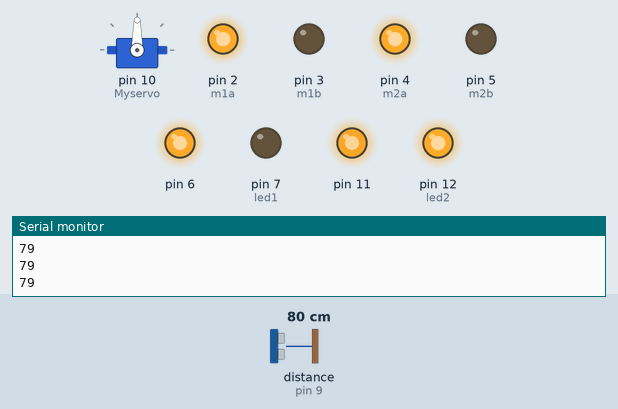
This sketch was run on a simulated Arduino Uno, built with avr-gcc and run on an emulated ATmega328P. On the bench: servo, output pins drawn as LEDs (lit = HIGH), the last lines printed to the serial monitor. Wiring (inferred from the names in the program): ultrasonic range finder: trigger pin 8; echo pin 9. Dashed ring = blinking. Inputs (shaded band) come from the test bench; at power-on: distance to the obstacle (sensor on pin 9) 80 cm. The echo pulse lasts 58.3 µs per cm; pins used as bus, display or sensor lines are not drawn.

Above: at 3.59 s.
3.6 s: distance to the obstacle (sensor on pin 9) set to 69 cm
At 3.81 s:
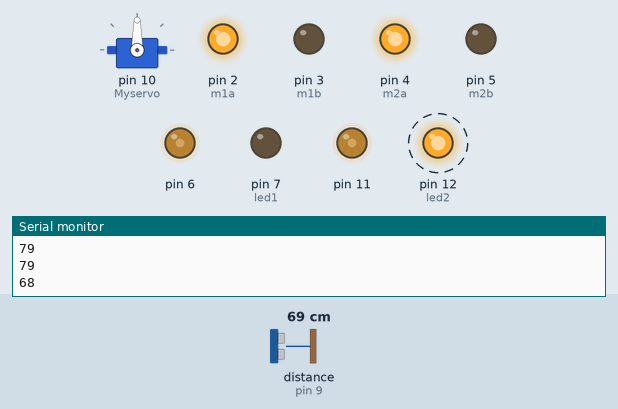
6.6 s: distance to the obstacle (sensor on pin 9) set to 62 cm
At 6.83 s:
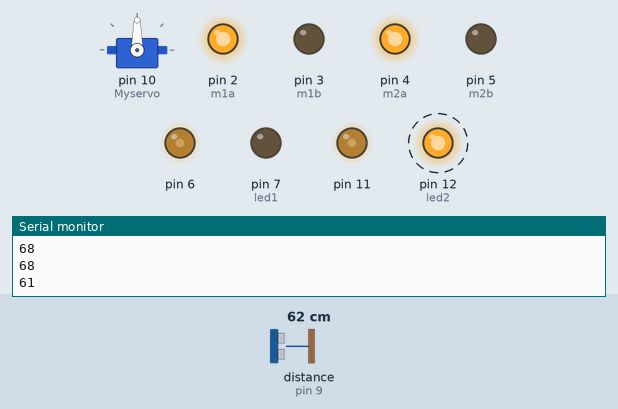
9.6 s: distance to the obstacle (sensor on pin 9) set to 55 cm
At 12.2 s:
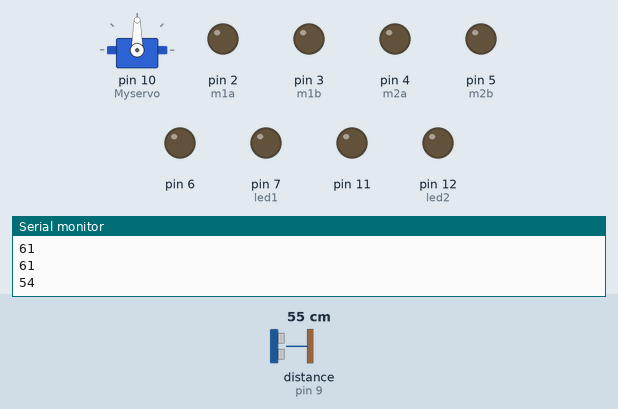
12.6 s: distance to the obstacle (sensor on pin 9) set to 4 cm
15.6 s: distance to the obstacle (sensor on pin 9) set to 2 cm
Timing chart, 0 to 19.6 s (numbered marks = the images above; inputs shaded):
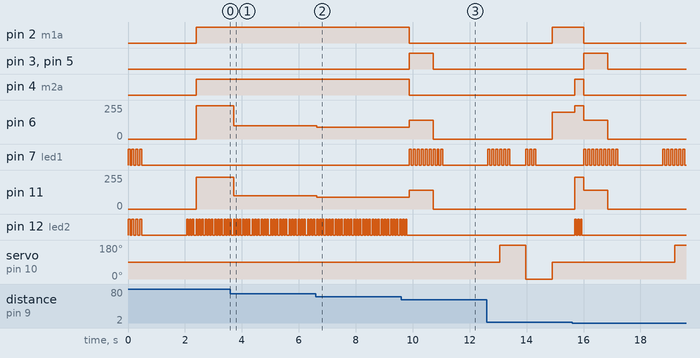

Measured:
- the behaviour switches between 72 and 71 cm on distance to the obstacle (sensor on pin 9) (found by bisection; images 0 and 1)
- the behaviour switches between 59 and 58 cm on distance to the obstacle (sensor on pin 9) (found by bisection; images 2 and 3)
- after the input at 3.6 s, pin 6: 250/255 → 100/255 after 0.11 s; pin 11: 240/255 → 100/255 after 0.11 s
- after the input at 6.6 s, pin 6, pin 11: 100/255 → 90/255 at once
- after the input at 9.6 s, pin 2 (m1a): HIGH → LOW after 0.27 s; pin 3 (m1b): LOW → HIGH after 0.27 s, → LOW 0.84 s later
- by itself, pin 7 (led1): alternates HIGH for 0.07 s and LOW for 0.07 s, 8 changes in all, then stays LOW

The sketch:

led__obstacle_avoider.ino
```cpp
    #include<Servo.h>
        int flag=1;
      const int trig = 8;
      const int echo = 9;
      int i;
      int m1a = 2;
      int m1b = 3;
      int m2a = 4;
      int m2b = 5;
      int en1 = 6;
      int en2 = 11;
      int duration = 0;
      int dis1=0;
      int dis2=0;
      int distance = 0;
      int led1=7;
      int led2=12;
      //int s = 13;
      //int sread;
      Servo Myservo;
      int pos;
      void setup()
      {
        pinMode(trig , OUTPUT);
        pinMode(echo , INPUT);
        pinMode(2 , OUTPUT);
        pinMode(3 , OUTPUT);
        pinMode(4 , OUTPUT);
        pinMode(5 , OUTPUT);
        pinMode(led1 , OUTPUT);
        pinMode(led2 , OUTPUT);
       //pinMode(s, INPUT);
        Myservo.attach(10);

        Serial.begin(9600);

      }
      void ledblink(){
        for(i=0;i<=3;i++)
        {
          digitalWrite(led1,HIGH);
            digitalWrite(led2,HIGH);
          delay(70);
       digitalWrite(led1,LOW);
       digitalWrite(led2,LOW);
           delay(70);
        }
      }

      void ledblink1(){
        for(i=0;i<=2;i++)
        {
          digitalWrite(led1,HIGH);
          delay(70);
       digitalWrite(led1,LOW);
           delay(70);
        }
      }
      void ledblink2(){

          for(i=0;i<=2;i++)
        {
          digitalWrite(led2,HIGH);
          delay(50);
       digitalWrite(led2,LOW);
           delay(50);
        }
      }
      void loop()
      {
      //sread = digitalRead(s);


        if(flag==1)
        {
         ledblink();
           delay(1500);
          flag=0;

          }

         ledblink2();
         Myservo.write(90);
         delay(20);

        digitalWrite(trig , HIGH);
        delayMicroseconds(10);
        digitalWrite(trig , LOW);

        duration = pulseIn(echo, HIGH);
      distance = duration * 0.034/2;

        Serial.println(distance);
        //Serial.println(ldis);
        //Serial.println(rdis);

        if(distance<=70)
      {
        analogWrite(6, 100);
        analogWrite(11, 100);
        digitalWrite(m1a, HIGH);
         digitalWrite(m1b, LOW);
         digitalWrite(m2a, HIGH);
         digitalWrite(m2b, LOW);
        }

       if(distance<=65)
      {
        analogWrite(6, 90);
        analogWrite(11, 90);
        digitalWrite(m1a, HIGH);
        digitalWrite(m1b, LOW);
         digitalWrite(m2a, HIGH);
         digitalWrite(m2b, LOW);
        }

       if(distance<58)
       {
        //backward
        analogWrite(6, 140);
        analogWrite(11, 140);
        digitalWrite(m1a, LOW);
        digitalWrite(m1b, HIGH);
        digitalWrite(m2a, LOW);
        digitalWrite(m2b, HIGH);
          ledblink1();


         //STOP
         ledblink1();
        analogWrite(6, 0);
        analogWrite(11, 0);
        digitalWrite(m1a, LOW);
        digitalWrite(m1b, LOW);
        digitalWrite(m2a, LOW);
        digitalWrite(m2b, LOW);
          ledblink1();
          delay(1500);
           ledblink1();
         //SERVO
         //LOOK LEFT
         Myservo.write(180);

          digitalWrite(trig , HIGH);
        delayMicroseconds(10);
        digitalWrite(trig , LOW);

        duration = pulseIn(echo, HIGH);
      dis1 = duration * 0.034/2;
      Serial.print("dis1:=");
         Serial.println(dis1);
         ledblink1();
         delay(500);

         Myservo.write(0);
         digitalWrite(trig , HIGH);
        delayMicroseconds(10);
        digitalWrite(trig , LOW);

        duration = pulseIn(echo, HIGH);
      dis2 = duration * 0.034/2;
      Serial.print("dis2:=");
      Serial.println(dis2);
      ledblink1();
          delay(500);
       Myservo.write(90);

        if(dis2>=dis1){

         analogWrite(6, 200);
         analogWrite(11, 0);
         digitalWrite(m1a, HIGH);
         digitalWrite(m1b, LOW);
         digitalWrite(m2a, LOW);
         digitalWrite(m2b, LOW);
         delay(800);

         // forward
         analogWrite(6, 250);
        analogWrite(11, 240);
        digitalWrite(m1a, HIGH);
         digitalWrite(m1b, LOW);
         digitalWrite(m2a, HIGH);
         digitalWrite(m2b, LOW);
        }
           else
          {
          analogWrite(6, 0);
         analogWrite(11, 200);
         digitalWrite(m1a, LOW);
         digitalWrite(m1b, LOW);
         digitalWrite(m2a, HIGH);
         digitalWrite(m2b, LOW);
         delay(800);

         // forward
         analogWrite(6, 250);
        analogWrite(11, 240);
        digitalWrite(m1a, HIGH);
         digitalWrite(m1b, LOW);
         digitalWrite(m2a, HIGH);
         digitalWrite(m2b, LOW);

            }

       }
       if (distance>70)
      {


        Myservo.write(90);
        delay(5);

        analogWrite(6, 250);
        analogWrite(11, 240);
        digitalWrite(m1a, HIGH);
         digitalWrite(m1b, LOW);
         digitalWrite(m2a, HIGH);
         digitalWrite(m2b, LOW);

      }


      }
```
